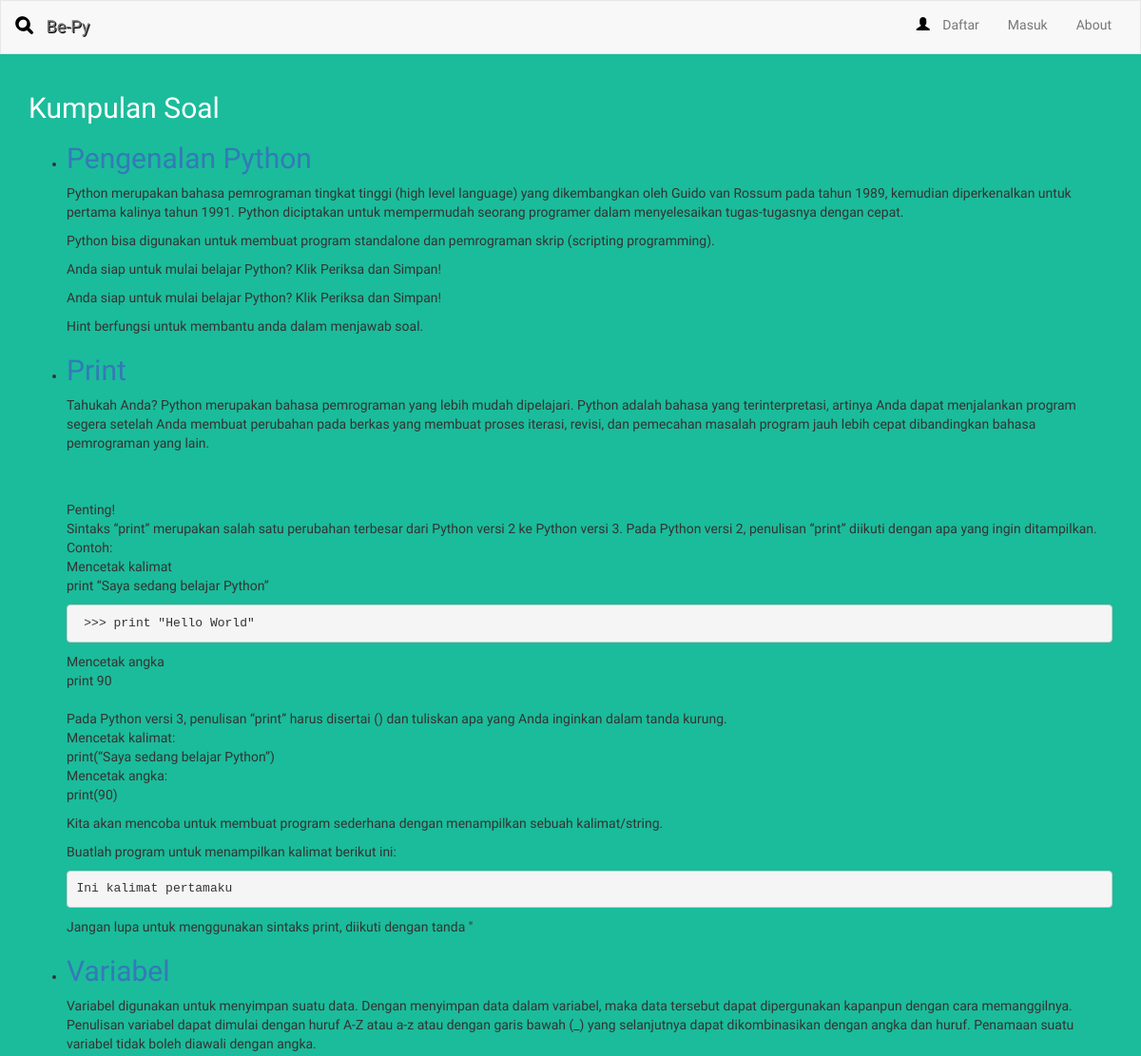
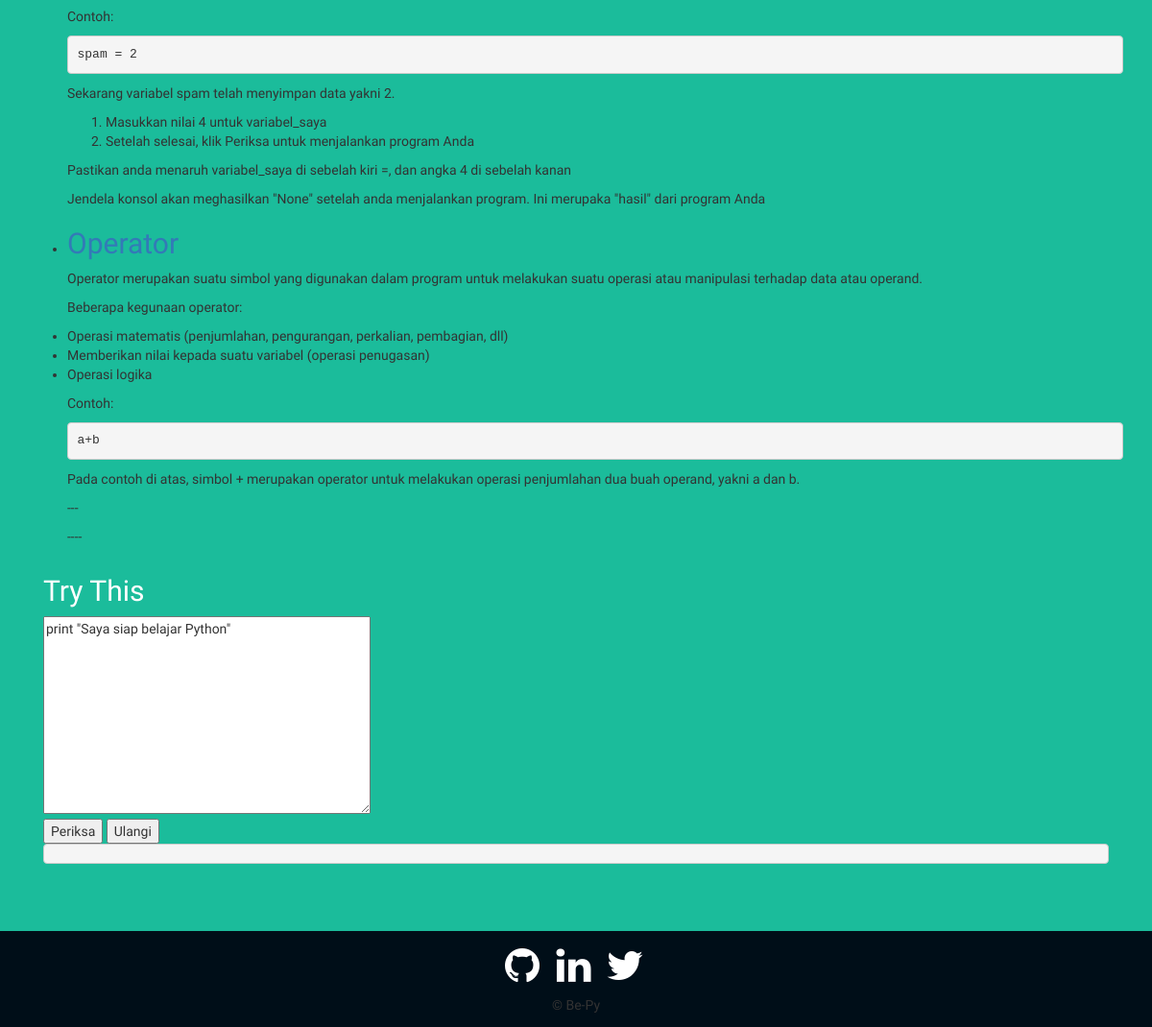
The page /learning/bab/bab-1/materi/pengenalan-python/ on the database its author committed (2 pictures, top to bottom).
### learning/models.py (models this page shows, shortened)
class Soal(models.Model):
    materi = models.ForeignKey(Materi)
    judul_soal = models.CharField(max_length=128)
    deskripsi_soal = models.TextField(null=False)
    instruksi = models.TextField(null=False)
    kunci_jawaban = models.TextField(null=False)
    hint = models.TextField(null=False)
    isi_console = models.TextField(null=True, blank=True)

### learning/views.py (the view)
# urls.py: url(r'^bab/(?P<bab_slug>[\w\-]+)/materi/(?P<materi_slug>[\w\-]+)/$', views.soal_view, name='soal'),
def soal_view(request, materi_slug, bab_slug):
    materi = Materi.objects.get(slug=materi_slug)
    soal = Soal.objects.filter(materi=materi)
    pertama = soal[0].isi_console
    context_dict={"soal":soal,"pertama":pertama}
    return render(request, 'learning/soal.html', context_dict)

### templates/learning/soal.html (shortened to what this page needs)
{% extends "learning/base.html" %}
{% load staticfiles %}
{% block body_block %}
        <h1>Kumpulan Soal</h1>
        {% if soal %}
            <ul>
                {% for s in soal %}
                <li>
                    <h2><a href="/learning/soal/{{ s.slug }}/">{{ s.judul_soal }}</a></h2>
		<p> {{ s.deskripsi_soal|safe }}</p>
		<p> {{ s.instruksi|safe }}</p>
		<p> {{ s.hint|safe }}</p>
               </li>
                {% endfor %}
            </ul>
        {% else %}
            <strong>Tidak ada materi yang tersedia.</strong>
        {% endif %}
<div class="col-lg-12" style="margin-bottom:100px;">
        <h3>Try This</h3>
        <form>
<textarea id="yourcode" cols="40" rows="10">{{pertama}}</textarea><br />
				<button type="button" onclick="runit()">Periksa</button>
				<button Type="button" onclick="cleanit()">Ulangi</button>
				</form>
				<pre id="output" ></pre>
		</div>
{% endblock %}

### static/css/custom.css (style rules this page uses)
body { background-color: #1BBC9B; font-family: 'Roboto', sans-serif; }
h1, h3 { font-family: Rokkitt,serif; font-weight: 100; font-size: 30px; color: #FFF; }
html { position: relative; min-height: 100%; }
body { margin-bottom: 60px; }

### static/css/login.css (style rules this page uses)
html, body { font-family: 'Varela Round'; }
a { transition: all ease-in-out 200ms; }

### rows shown on the page
Soal: judul_soal "Pengenalan Python", deskripsi_soal "Python merupakan bahasa pemrograman tingkat tinggi (high level language) yang dikembangkan oleh Guido van Rossum pada tahun 1989, kemudian diperkenalkan untuk pertama kalinya tahun 1991. Python diciptakan untuk mempermudah seorang programer dalam menyelesaikan tugas-tugasnya dengan cepat. Python bisa digunakan untuk membuat program standalone dan pemrograman skrip (scripting programming). Anda siap untuk mulai belajar Python? Klik Periksa dan Simpan!", instruksi "Anda siap untuk mulai belajar Python? Klik Periksa dan Simpan!", hint "Hint berfungsi untuk membantu anda dalam menjawab soal.", isi_console "print \"Saya siap belajar Python\""
Soal: judul_soal "Print", deskripsi_soal "Tahukah Anda? Python merupakan bahasa pemrograman yang lebih mudah dipelajari. Python adalah bahasa yang terinterpretasi, artinya Anda dapat menjalankan program segera setelah Anda membuat perubahan pada berkas yang membuat proses iterasi, revisi, dan pemecahan masalah program jauh lebih cepat dibandingkan bahasa pemrograman yang lain. Penting! Sintaks “print” merupakan salah satu perubahan terbesar dari Python versi 2 ke Python versi 3. Pada Python versi 2, penulisan “print” diikuti dengan apa yang ingin ditampilkan. Contoh: Mencetak kalimat print “Saya sedang belajar Python” >>> print \"Hello World\" Mencetak angka print 90 Pada Python versi 3, penulisan “print” harus disertai () dan…", instruksi "Kita akan mencoba untuk membuat program sederhana dengan menampilkan sebuah kalimat/string. Buatlah program untuk menampilkan kalimat berikut ini: Ini kalimat pertamaku", hint "Jangan lupa untuk menggunakan sintaks print, diikuti dengan tanda \""
Soal: judul_soal "Variabel", deskripsi_soal "Variabel digunakan untuk menyimpan suatu data. Dengan menyimpan data dalam variabel, maka data tersebut dapat dipergunakan kapanpun dengan cara memanggilnya. Penulisan variabel dapat dimulai dengan huruf A-Z atau a-z atau dengan garis bawah (_) yang selanjutnya dapat dikombinasikan dengan angka dan huruf. Penamaan suatu variabel tidak boleh diawali dengan angka. Contoh: spam = 2 Sekarang variabel spam telah menyimpan data yakni 2.", instruksi "Masukkan nilai 4 untuk variabel_saya Setelah selesai, klik Periksa untuk menjalankan program Anda", hint "Pastikan anda menaruh variabel_saya di sebelah kiri =, dan angka 4 di sebelah kanan Jendela konsol akan meghasilkan \"None\" setelah anda menjalankan program. Ini merupaka \"hasil\" dari program Anda"
Soal: judul_soal "Operator", deskripsi_soal "Operator merupakan suatu simbol yang digunakan dalam program untuk melakukan suatu operasi atau manipulasi terhadap data atau operand. Beberapa kegunaan operator: Operasi matematis (penjumlahan, pengurangan, perkalian, pembagian, dll) Memberikan nilai kepada suatu variabel (operasi penugasan) Operasi logika Contoh: a+b Pada contoh di atas, simbol + merupakan operator untuk melakukan operasi penjumlahan dua buah operand, yakni a dan b.", instruksi "---", hint "----"
